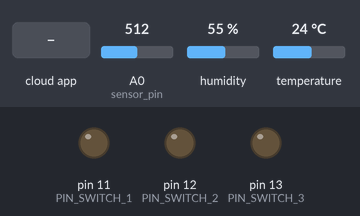
Recording of a sketch running on a simulated Arduino Uno, built with avr-gcc and run on an emulated ATmega328P. Shown: output pins drawn as LEDs (lit = HIGH). The test bench sets the inputs (shaded band); at power-on: A0 (sensor_pin) = 512, humidity 55 %, temperature 24 °C. The RemoteXY app is connected.

Above: at 2.8 s.
2.9 s: the phone or cloud app sets switch_1 to 1
At 5.1 s:
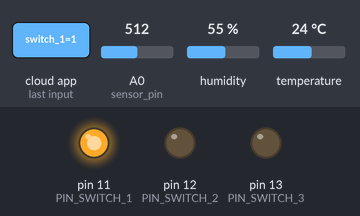
5.5 s: the phone or cloud app sets switch_2 to 1
At 6.4 s:
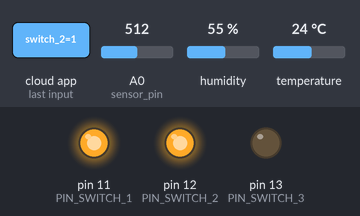
8.0 s: the phone or cloud app sets switch_3 to 1
At 8.9 s:
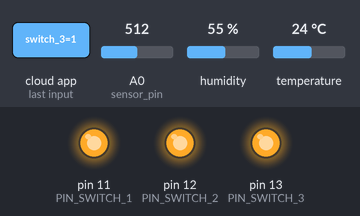
10.5 s: the phone or cloud app sets switch_1 to 0
At 12.6 s:
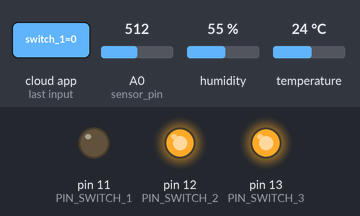
13.6 s: the phone or cloud app sets switch_2 to 0
At 15.2 s:
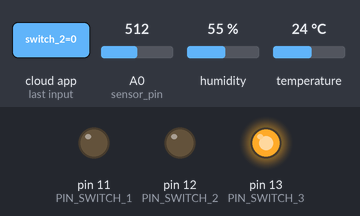
16.1 s: the phone or cloud app sets switch_1 to 1
At 17.6 s:
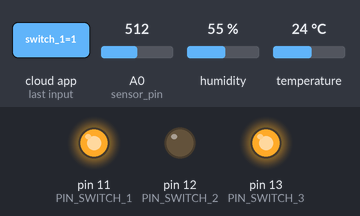
Timing chart, 0 to 19.1 s (numbered marks = the images above; inputs shaded):
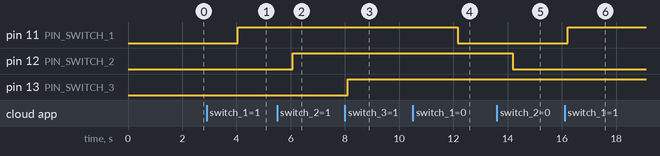

The sketch:

Bitirme_Tezi_G_ncel_Kod.ino
```cpp
#define REMOTEXY_MODE__ESP8266_HARDSERIAL_CLOUD
#include <DFRobot_DHT11.h>
DFRobot_DHT11 DHT;
#define DHT11_PIN 2
#include <RemoteXY.h>


#define REMOTEXY_SERIAL Serial
#define REMOTEXY_SERIAL_SPEED 115200
#define REMOTEXY_WIFI_SSID "TP-Link_CDE4"
#define REMOTEXY_WIFI_PASSWORD "15767400"
#define REMOTEXY_CLOUD_SERVER "cloud.remotexy.com"
#define REMOTEXY_CLOUD_PORT 6376
#define REMOTEXY_CLOUD_TOKEN "6075756623071eeb2fdae0c770dfecfc"


#pragma pack(push, 1)
uint8_t RemoteXY_CONF[] =   // 209 bytes
  { 255,3,0,33,0,202,0,16,162,0,67,4,68,5,23,8,31,24,11,67,
  4,68,15,23,8,31,24,11,129,0,12,6,54,6,2,83,196,177,99,97,
  107,108,196,177,107,32,68,101,196,159,101,114,105,32,194,176,67,32,58,0,
  129,0,23,16,44,6,2,78,101,109,32,68,101,196,159,101,114,105,32,37,
  32,58,0,2,0,33,48,22,11,2,26,31,31,79,78,0,79,70,70,0,
  129,0,4,38,22,8,2,79,100,97,32,49,0,129,0,33,38,22,8,2,
  79,100,97,32,50,0,2,0,5,48,22,11,2,26,31,31,79,78,0,79,
  70,70,0,2,0,62,48,22,11,2,26,31,31,79,78,0,79,70,70,0,
  129,0,62,38,22,8,2,79,100,97,32,51,0,129,0,4,25,63,6,2,
  84,111,112,114,97,107,32,78,101,109,32,68,117,114,117,109,117,32,58,0,
  67,4,68,25,23,8,16,24,11 };


struct {


  uint8_t switch_1;
  uint8_t switch_2;
  uint8_t switch_3;

  char text_1[11];
  char text_2[11];
  char text_3[11];

  uint8_t connect_flag;


} RemoteXY;
#pragma pack(pop)

#define PIN_SWITCH_3 13
#define PIN_SWITCH_1 11
#define PIN_SWITCH_2 12
int sensor_pin = A0;
int cikis_degeri ;

void setup()
{


  Serial.begin(115200);
  RemoteXY_Init ();

  pinMode (PIN_SWITCH_1, OUTPUT);
  pinMode (PIN_SWITCH_2, OUTPUT);
  pinMode (PIN_SWITCH_3, OUTPUT);


}

void loop()
{
  RemoteXY_Handler ();

  digitalWrite(PIN_SWITCH_1, (RemoteXY.switch_1==0)?LOW:HIGH);
  digitalWrite(PIN_SWITCH_2, (RemoteXY.switch_2==0)?LOW:HIGH);
  digitalWrite(PIN_SWITCH_3, (RemoteXY.switch_3==0)?LOW:HIGH);

  DHT.read(DHT11_PIN);
  float temp = DHT.temperature;
  float hum = DHT.humidity;
  dtostrf(temp, 0, 1, RemoteXY.text_1);
  dtostrf(hum, 0, 1, RemoteXY.text_2);
  delay(1000);

  cikis_degeri= analogRead(sensor_pin);
  cikis_degeri = map(cikis_degeri,550,0,0,100);
  dtostrf(cikis_degeri, 0, 1, RemoteXY.text_3);
  delay(1000);

}
```

Measured:
- after the input at 2.9 s, pin 11 (PIN_SWITCH_1): LOW → HIGH after 1.2 s
- after the input at 5.5 s, pin 12 (PIN_SWITCH_2): LOW → HIGH after 0.58 s
- after the input at 8.0 s, pin 13 (PIN_SWITCH_3): LOW → HIGH after 0.11 s
- after the input at 10.5 s, pin 11 (PIN_SWITCH_1): HIGH → LOW after 1.7 s
- after the input at 13.6 s, pin 12 (PIN_SWITCH_2): HIGH → LOW after 0.59 s
- after the input at 16.1 s, pin 11 (PIN_SWITCH_1): LOW → HIGH after 0.11 s
